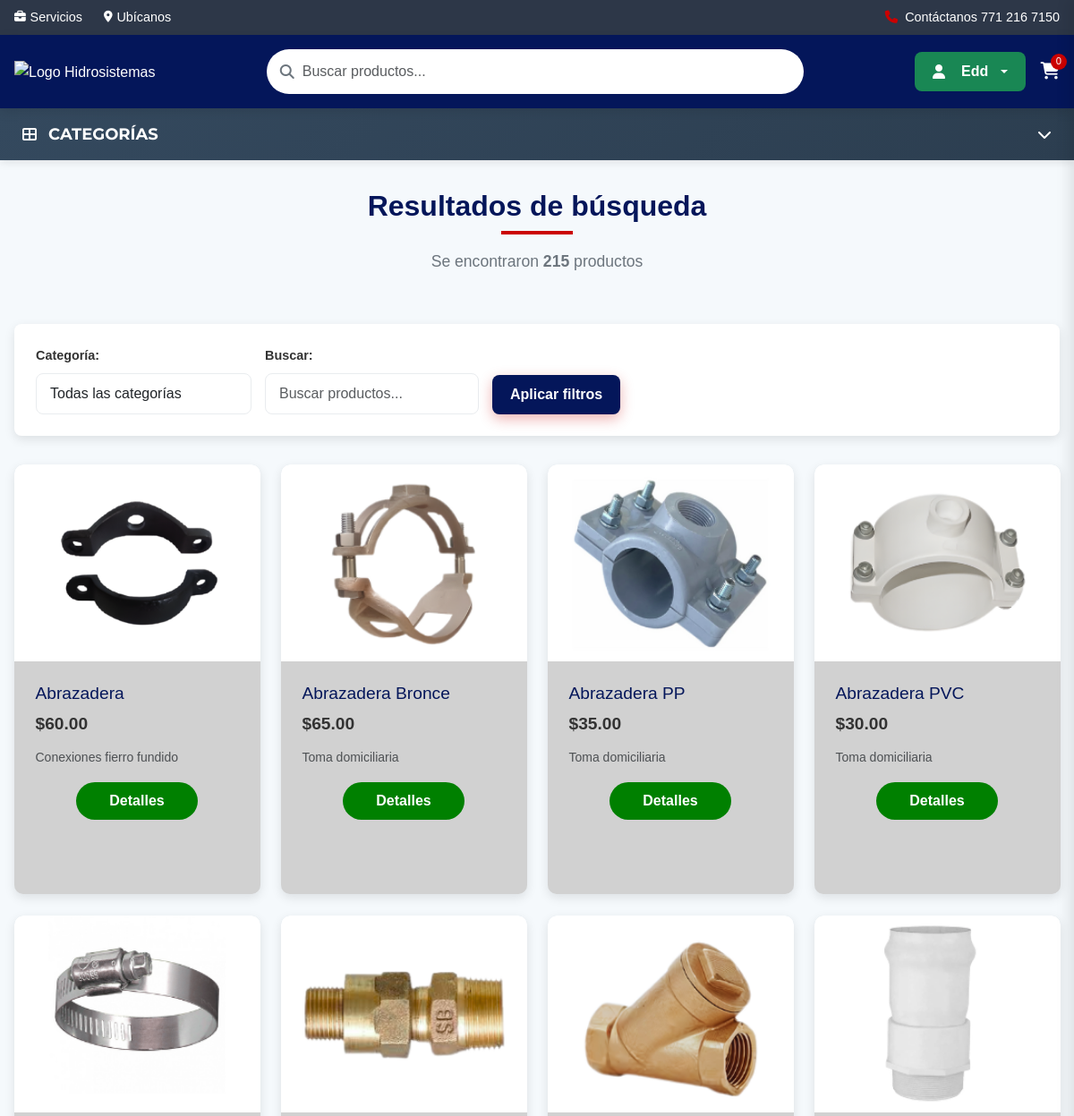
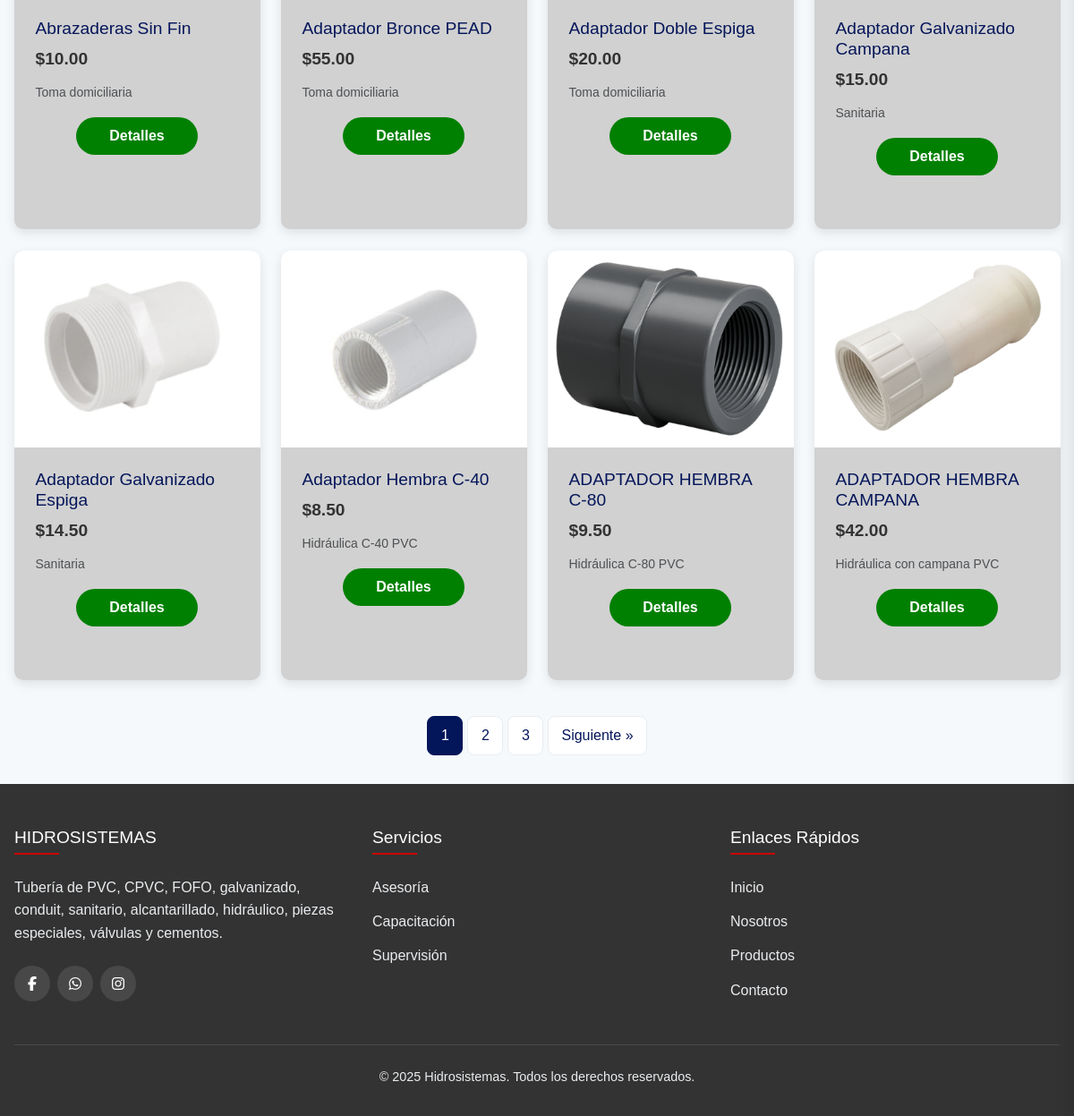
/busqueda.php (signed in), run on the app's committed database (2 pictures, top to bottom).
### tables this page shows
CREATE TABLE `productos` (
  `id` int(11) NOT NULL,
  `nombre` varchar(255) NOT NULL,
  `descripcion` text DEFAULT NULL,
  `tabla_med` text DEFAULT NULL,
  `especificaciones` text DEFAULT NULL,
  `precio` decimal(10,2) NOT NULL,
  `stock` int(11) DEFAULT 0,
  `imagen` varchar(255) DEFAULT NULL,
  `categoria_id` int(11) NOT NULL,
  `requiere_medidas` tinyint(1) DEFAULT 0,
  `activo` tinyint(1) DEFAULT 1,
  `created_at` timestamp NOT NULL DEFAULT current_timestamp(),
  `updated_at` timestamp NOT NULL DEFAULT current_timestamp() ON UPDATE current_timestamp(),
  `descuento` tinyint(3) DEFAULT NULL,
  `Recomendaciones_id` int(11) DEFAULT NULL
);

CREATE TABLE `categorias` (
  `id` int(11) NOT NULL,
  `nombre` varchar(255) NOT NULL,
  `slug` varchar(255) DEFAULT NULL,
  `descripcion` text DEFAULT NULL,
  `activo` tinyint(1) DEFAULT 1,
  `created_at` timestamp NOT NULL DEFAULT current_timestamp(),
  `color_fondo` varchar(7) DEFAULT '#FFFFFF',
  `texto_color` varchar(7) DEFAULT '#000000',
  `boton_primario` varchar(7) DEFAULT '#007bff',
  `boton_secundario` varchar(7) DEFAULT '#6c757d',
  `color_titulo` text DEFAULT NULL
);

### busqueda.php (the view, shortened to what this page needs)
<?php
$db = new Database();
$con = $db->conectar();
$busqueda = isset($_GET['q']) ? trim($_GET['q']) : '';
$categoria_filtro = isset($_GET['categoria']) ? (int)$_GET['categoria'] : 0;
$pagina = isset($_GET['pagina']) ? (int)$_GET['pagina'] : 1;
$productos_por_pagina = 12;
$offset = ($pagina > 0) ? ($pagina - 1) * $productos_por_pagina : 0;
$sql = "SELECT SQL_CALC_FOUND_ROWS p.id, p.nombre, p.precio, p.descuento, p.categoria_id, c.nombre AS categoria_nombre
        FROM productos p
        INNER JOIN categorias c ON p.categoria_id = c.id
        WHERE p.activo = 1";
$params = [];
$sql .= " ORDER BY p.nombre ASC LIMIT :limite OFFSET :offset";
$params[':limite'] = $productos_por_pagina;
$params[':offset'] = $offset;
$stmt = $con->prepare($sql);
foreach ($params as $key => $value) {
    if ($key === ':limite' || $key === ':offset') {
        $stmt->bindValue($key, $value, PDO::PARAM_INT);
    } else {
        $stmt->bindValue($key, $value, PDO::PARAM_STR);
    }
}
$stmt->execute();
$productos = $stmt->fetchAll(PDO::FETCH_ASSOC);
$totalStmt = $con->query("SELECT FOUND_ROWS() as total");
$total = (int)$totalStmt->fetch()['total'];
$total_paginas = ceil($total / $productos_por_pagina);
?>
<!DOCTYPE html>
<html lang="es">
<head>
    <link rel="stylesheet" href="https://cdnjs.cloudflare.com/ajax/libs/font-awesome/6.5.0/css/all.min.css">
    <link href="https://cdn.jsdelivr.net/npm/bootstrap@5.3.2/dist/css/bootstrap.min.css" rel="stylesheet">
    <link rel="stylesheet" href="styles.css">
</head>
<body>
    <?php include 'menu.php'; ?>
    <section class="search-page">
        <div class="container-products">
            <div class="page-header">
                <h2 class="section-title">Resultados de búsqueda</h2>
                <?php if ($total > 0): ?>
                    <div class="results-count">
                        Se encontraron <strong><?php echo $total; ?></strong> producto<?php echo $total !== 1 ? 's' : ''; ?>
                    </div>
                <?php endif; ?>
            </div>
            <div class="filters-bar">
                <form method="GET" class="filter-form">
                    <div class="filter-group">
                        <label for="categoria">Categoría:</label>
                        <select name="categoria" id="categoria" class="form-select">
                            <option value="">Todas las categorías</option>
                        </select>
                    </div>
                    <div class="filter-group">
                        <label for="busqueda">Buscar:</label>
                        <input type="text" name="q" id="busqueda" placeholder="Buscar productos..." value="<?php echo htmlspecialchars($busqueda); ?>" class="form-control">
                    </div>
                    <div class="filter-group">
                        <button type="submit" class="btn btn-primary">Aplicar filtros</button>
                    </div>
                </form>
            </div>
            <?php if (empty($productos)): ?>
                <div class="no-results">
                    <i class="fas fa-search fa-3x mb-3"></i>
                    <p>No se encontraron productos que coincidan con tu búsqueda.</p>
                    <div class="suggestions">
                        <p>Sugerencias:</p>
                        <ul>
                            <li>Revisa la ortografía de las palabras</li>
                            <li>Utiliza términos más generales</li>
                            <li>Prueba con otras categorías</li>
                        </ul>
                    </div>
                </div>
            <?php else: ?>
                <div class="product-grid">
                    <?php foreach ($productos as $row):
                        $precio = (float)$row['precio'];
                        $descuento = (float)$row['descuento'];
                        $precio_final = $descuento > 0 ? $precio - (($precio * $descuento) / 100) : $precio;
                        $id = $row['id'];
                        $categoria_id = $row['categoria_id'];
                        $imagen = "Imagenes/productos/{$categoria_id}/{$id}.PNG";
                        $token = hash_hmac('sha1', $id, KEY_TOKEN);
                    ?>
                    <div class="product-card">
                        <div class="product-img">
                            <img src="<?php echo $imagen; ?>" alt="<?php echo htmlspecialchars($row['nombre']); ?>">
                        </div>
                        <div class="product-content">
                            <div class="product-info">
                                <h3><?php echo htmlspecialchars($row['nombre']); ?></h3>
                                <p class="product-price-index">
                                    $<?php echo number_format($precio_final, 2); ?>
                                </p>
                                <small class="text-muted"><?php echo htmlspecialchars($row['categoria_nombre']); ?></small>
                            </div>
                            <div class="btn-action">
                                <a href="details.php?id=<?php echo $id; ?>&categoria_id=<?php echo $categoria_id; ?>&token=<?php echo $token; ?>" class="btn-det">Detalles</a>
                            </div>
                        </div>
                    </div>
                    <?php endforeach; ?>
                </div>
                <?php if ($total_paginas > 1): ?>
                    <nav class="pagination">
                        <?php for ($i = max(1, $pagina - 2); $i <= min($total_paginas, $pagina + 2); $i++): ?>
                            <a href="?<?php echo http_build_query(array_merge(['q' => $busqueda, 'categoria' => $categoria_filtro, 'pagina' => $i])); ?>"
                               class="<?php echo ($i == $pagina) ? 'active' : ''; ?>">
                                <?php echo $i; ?>
                            </a>
                        <?php endfor; ?>
                        <?php if ($pagina < $total_paginas): ?>
                            <a href="?<?php echo http_build_query(array_merge(['q' => $busqueda, 'categoria' => $categoria_filtro, 'pagina' => $pagina + 1])); ?>">
                                Siguiente &raquo;
                            </a>
                        <?php endif; ?>
                    </nav>
                <?php endif; ?>
            <?php endif; ?>
        </div>
    </section>
    <footer id="contacto">
        <div class="container">
            <div class="footer-grid">
                <div class="footer-col">
                    <h4>HIDROSISTEMAS</h4>
                    <p>Tubería de PVC, CPVC, FOFO, galvanizado, conduit, sanitario, alcantarillado, hidráulico, piezas especiales, válvulas y cementos.</p>
                    <div class="social-links">
                        <a href="https://www.facebook.com/HidrosistemasHGO/?fref=ts" target="_blank"><i class="fab fa-facebook-f"></i></a>
                        <a href="https://api.whatsapp.com/send/?phone=527712167150&text&type=phone_number&app_absent=0" target="_blank"><i class="fab fa-whatsapp"></i></a>
                        <a href="https://www.instagram.com/hidrosistemas_mx?igsh=MXZ6YmsydjgxZmN6NA==" target="_blank"><i class="fab fa-instagram"></i></a>
                    </div>
                </div>
                <div class="footer-col">
                    <h4>Servicios</h4>
                    <ul>
                        <li><a href="asesoria.html">Asesoría</a></li>
                        <li><a href="capacitacion.html">Capacitación</a></li>
                        <li><a href="supervision.html">Supervisión</a></li>
                    </ul>
                </div>
                <div class="footer-col">
                    <h4>Enlaces Rápidos</h4>
                    <ul>
                        <li><a href="index.html">Inicio</a></li>
                        <li><a href="Nosotros.html">Nosotros</a></li>
                        <li><a href="productos.html">Productos</a></li>
                        <li><a href="#contacto">Contacto</a></li>
                    </ul>
                </div>
            </div>
            <div class="copyright">
                <p>&copy; 2025 Hidrosistemas. Todos los derechos reservados.</p>
            </div>
        </div>
    </footer>
</body>
</html>

### styles.css (style rules this page uses)
:root { --primary: #04165a; --accent: #CB0000; --light: #f5f9fc; --dark: #333333; --gray: #6c757d; --green: #1db954; --light-gray: #e9ecef; --white: #ffffff; --shadow: 0 4px 12px rgba(0, 0, 0, 0.1); --transition: all 0.3s ease; --border-radius: 8px; --box-shadow: 0 5px 15px rgba(0, 0, 0, 0.1); }
* { margin: 0; padding: 0; box-sizing: border-box; }
body { font-family: "Saira Semi Condensed", sans-serif; line-height: 1.6; color: var(--dark); background-color: white; overflow-x: hidden; }
.container { max-width: 1200px; margin: 0 auto; padding: 0 1rem; }
.btn { padding: 12px 25px; border-radius: 8px; text-decoration: none; font-weight: 600; transition: all 0.4s ease; display: inline-flex; align-items: center; gap: 10px; font-size: 1rem; }
.btn-primary { background: var(--accent); color: white; box-shadow: 0 5px 15px rgba(203, 0, 0, 0.3); }
ul { padding-left: 0rem; }
.btn-primary { background-color: green; border-color: green; padding: 12px 25px; font-weight: 600; transition: all 0.3s; }
.section-title { text-align: center; margin-bottom: 2rem; position: relative; font-size: 2.5rem; color: var(--primary); font-weight: bold; }
.section-title:after { content: ''; display: block; width: 80px; height: 4px; background: var(--accent); margin: 0.5rem auto; }
.product-grid { display: grid; grid-template-columns: repeat(auto-fit, minmax(250px, 1fr)); gap: 1.5rem; justify-items: center; }
.product-card { background: #d1d1d1; border-radius: 10px; overflow: hidden; box-shadow: var(--shadow); transition: var(--transition); width: 275px; height: 480px; }
.product-img { height: 200px; background-color: #e3f2fd; display: flex; align-items: center; justify-content: center; color: var(--primary); font-size: 2rem; }
.product-content { padding: 1.5rem; }
.product-info { margin-bottom: 1rem; }
.product-content h3 { margin-bottom: 0.5rem; color: var(--primary); font-size: 1.2rem; }
.product-price-index { font-weight: bold; color: var(--dark); font-size: 1.2rem; margin: 0.5rem 0; }
.btn-det { width: 60%; padding: 8px; border: none; background: green; color: white; text-align: center; font-weight: bold; border-radius: 30px; cursor: pointer; transition: var(--transition); }
.btn-action { display: flex; justify-content: center; width: 100%; }
.product-img { width: 100%; height: 220px; overflow: hidden; position: relative; }
.product-img img { width: 100%; height: 220px; object-fit: cover; transition: transform 0.5s ease; }
footer { background-color: var(--dark); color: var(--light-gray); padding: 3rem 0 1rem; }
.footer-grid { display: grid; grid-template-columns: repeat(auto-fit, minmax(250px, 1fr)); gap: 2rem; margin-bottom: 2rem; }
.footer-col h4 { color: var(--white); margin-bottom: 1.5rem; position: relative; padding-bottom: 0.5rem; font-size: 1.2rem; }
.footer-col h4::after { content: ''; position: absolute; bottom: 0; left: 0; width: 50px; height: 2px; background-color: var(--accent); }
.footer-col ul { list-style: none; }
.footer-col ul li { margin-bottom: 0.8rem; }
.footer-col ul li a { color: var(--light-gray); text-decoration: none; transition: var(--transition); }
.social-links { display: flex; margin-top: 1.5rem; gap: 0.5rem; }
.social-links a { display: flex; align-items: center; justify-content: center; width: 40px; height: 40px; background-color: rgba(255, 255, 255, 0.1); color: var(--white); border-radius: 50%; transition: var(--transition); }
.copyright { text-align: center; padding-top: 1.5rem; border-top: 1px solid rgba(255, 255, 255, 0.1); font-size: 0.9rem; }

### data on the page
productos: shows a picture, nombre "Abrazadera", precio "60.00", categoria.nombre "Conexiones fierro fundido"
productos: shows a picture, nombre "Abrazadera Bronce", precio "65.00", categoria.nombre "Toma domiciliaria"
productos: shows a picture, nombre "Abrazadera PP", precio "35.00", categoria.nombre "Toma domiciliaria"
productos: shows a picture, nombre "Abrazadera PVC", precio "30.00", categoria.nombre "Toma domiciliaria"
productos: shows a picture, nombre "Abrazaderas Sin Fin", precio "10.00", categoria.nombre "Toma domiciliaria"
productos: shows a picture, nombre "Adaptador Bronce PEAD", precio "55.00", categoria.nombre "Toma domiciliaria"
productos: shows a picture, nombre "Adaptador Doble Espiga", precio "20.00", categoria.nombre "Toma domiciliaria"
productos: shows a picture, nombre "Adaptador Galvanizado Campana", precio "15.00", categoria.nombre "Sanitaria"
productos: shows a picture, nombre "Adaptador Galvanizado Espiga", precio "14.50", categoria.nombre "Sanitaria"
productos: shows a picture, nombre "Adaptador Hembra C-40", precio "8.50", categoria.nombre "Hidráulica C-40 PVC"
productos: shows a picture, nombre "ADAPTADOR HEMBRA C-80", precio "9.50", categoria.nombre "Hidráulica C-80 PVC"
productos: shows a picture, nombre "ADAPTADOR HEMBRA CAMPANA", precio "42.00", categoria.nombre "Hidráulica con campana PVC"

### other printed values
$_SESSION['user_name'] "Edd"
$total "215"
